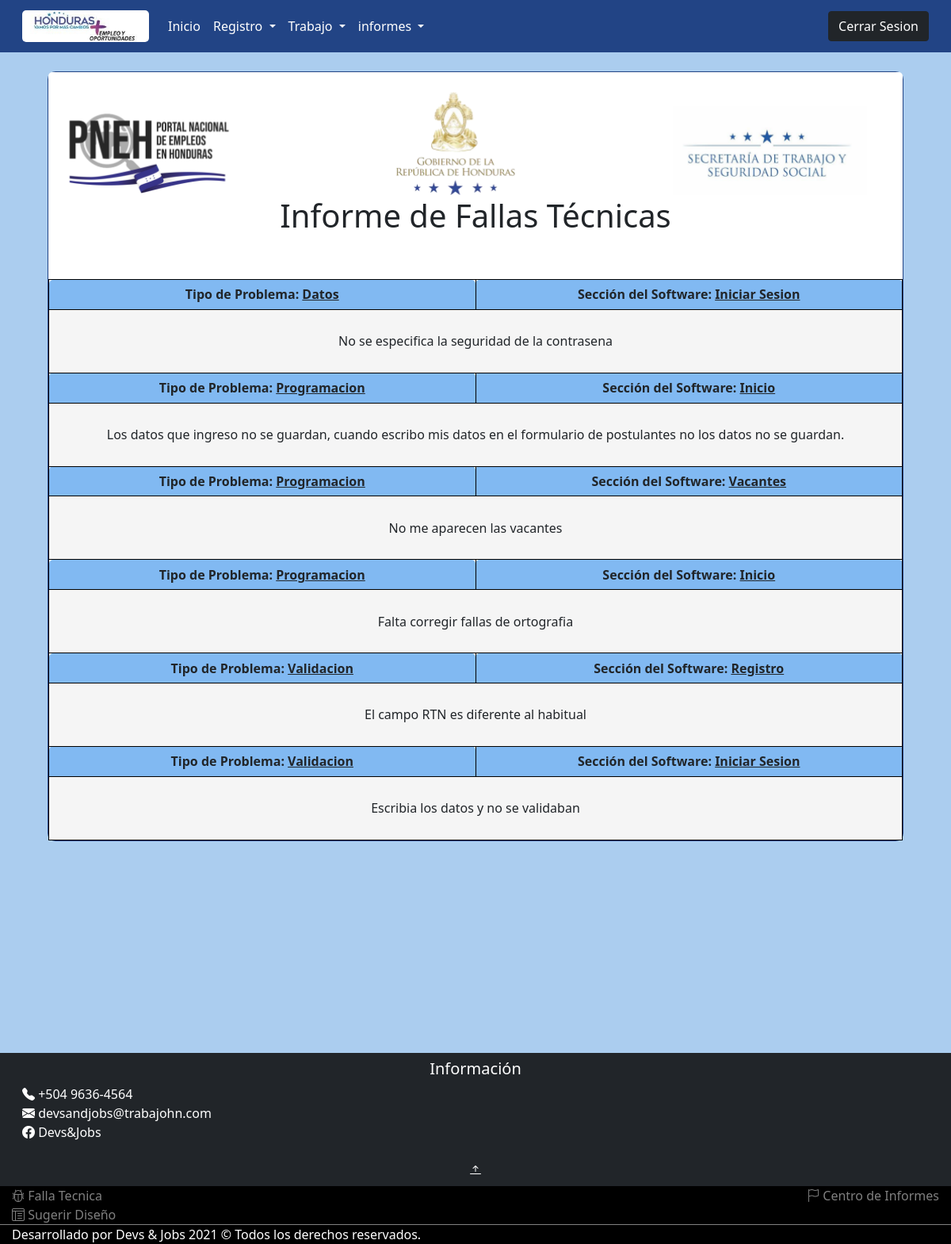
Page /servi/informe8.php on the committed database.
### tables this page shows
CREATE TABLE `fallas` (
  `IDFALLO` int(11) NOT NULL,
  `TipoProblema` varchar(20) NOT NULL DEFAULT 'Inicio',
  `Seccion` varchar(20) NOT NULL DEFAULT 'Programación',
  `Descripcion` varchar(200) NOT NULL
);

### servi/informe8.php (the view, shortened to what this page needs)
<?php
include_once("encabezadoservi.php");
?>
  <div class="d-flex w-100" style="height:150vh;">
    <div class="position-absolute text-center divp">
      <center><img class="w-100" src="../img/PNEH.png"><br></center>
      <table width=100% cellspacing=0 cellpadding=0 border=1>
        <h1>Informe de Fallas Técnicas</h1>
          <?php
           $con = conexion();
          try {
            $sql = "select fa.TipoProblema,fa.Seccion,fa.Descripcion from fallas fa where fa.IDFALLO != 0 order by TipoProblema";
            $stm = $con->query($sql);
            $fila = $stm->fetch();
            while($fila)
            {
              echo "<div style='background-color:gray;'><thead>";
                echo  "<tr><th width=50%>Tipo de Problema: <u>".$fila["TipoProblema"]."</u></th>";
                echo  "<th width=50%>Sección del Software: <u>".$fila["Seccion"]."</u></th></tr>";
                echo  "</thead></div>";
                echo  "<tbody>";
                echo "<tr>";
                echo "<td style='height:5em;' colspan=2>" .$fila["Descripcion"]         ."</td>";
                echo "</tr>";
                $fila = $stm->fetch();
              }
            } catch (Exception $ex) {
            echo $ex.message;
          }
          ?>
          <br><br>
         </tbody>
        </table>
    </div>
  </div>
 <?php
include_once("pieservi.php");
?>

### estilo.css (style rules this page uses)
img { border-radius: 5px; }
tr,td { text-align:center; background-color: whitesmoke; border: 1px double black; }
th { background-color:rgba(76, 158, 240, 0.685); border: 1px double black; border-top-left-radius: 5px; border-top-right-radius:5px; }
.divp { width:90%;background-color:white; margin-left:5%; margin-right:5%; border-radius:10px; border: 1px solid #224485; margin-bottom:15px; }
table { border: 1px solid #224485; width:100%; border-radius:10px; }
body { margin-top: 90px; background-color:#ABCDEF; }

### servi/encabezadoservi.php (style rules this page uses)
th,td { padding: 0.4rem !important; }

### rows in the picture
fallas: TipoProblema "Datos", Seccion "Iniciar Sesion", Descripcion "No se especifica la seguridad de la contrasena"
fallas: TipoProblema "Programacion", Seccion "Inicio", Descripcion "Los datos que ingreso no se guardan, cuando escribo mis datos en el formulario de postulantes no los datos no se guardan."
fallas: TipoProblema "Programacion", Seccion "Vacantes", Descripcion "No me aparecen las vacantes"
fallas: TipoProblema "Programacion", Seccion "Inicio", Descripcion "Falta corregir fallas de ortografia"
fallas: TipoProblema "Validacion", Seccion "Registro", Descripcion "El campo RTN es diferente al habitual"
fallas: TipoProblema "Validacion", Seccion "Iniciar Sesion", Descripcion "Escribia los datos y no se validaban"
